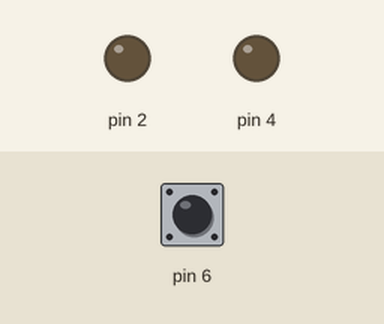
The sketch below on a simulated Arduino Uno, built with avr-gcc and run on an emulated ATmega328P. On the bench: output pins drawn as LEDs (lit = HIGH). The test bench sets the inputs (shaded band); at power-on: pin 6 HIGH. What the sketch prints to the serial monitor is not drawn.

Above: at 1.2 s.
1.3 s: pin 6 pulled LOW for 0.15 s
At 1.37 s:
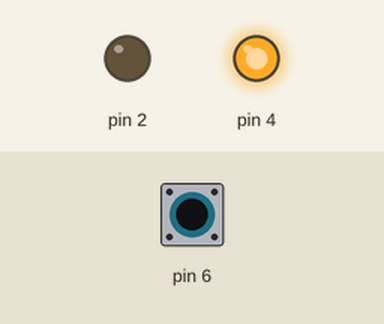
2.9 s: pin 6 pulled LOW for 3.2 s
At 6.5 s:
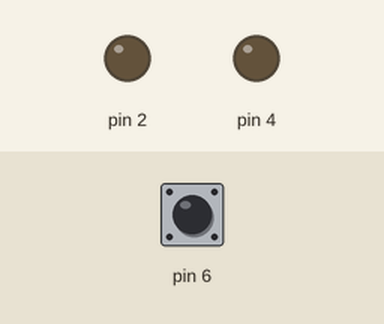
Timing chart, 0 to 8.0 s (numbered marks = the images above; inputs shaded):
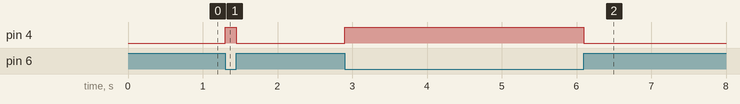

The sketch:

1bottunPlusAnything.ino
```cpp
bool before;
bool current;

int i;
int pushCount;
String s = "unpon";
void setup() {
  // put your setup code here, to run once:
  before = HIGH;
  current = HIGH;

pinMode(2,OUTPUT);
pinMode(4,OUTPUT);
pinMode(6,INPUT_PULLUP);

digitalWrite(2,LOW);
digitalWrite(4,LOW);
Serial.begin(9600);
}


void loop() {
  // put your main code here, to run repeatedly:

current = digitalRead(6);

if (current != before){

  if (current == LOW){//ボタン押した瞬間
    pushCount++;
    Serial.print(pushCount);
Serial.println("回押したよ");
digitalWrite(4,HIGH);
  }else{
digitalWrite(4,LOW);
  }
}
else if (current == LOW){//押してる間

}
before = current;
}
```

Measured:
- after the input at 1.3 s, pin 4: LOW → HIGH at once, → LOW 0.15 s later
- after the input at 2.9 s, pin 4: LOW → HIGH at once, → LOW 3.2 s later
